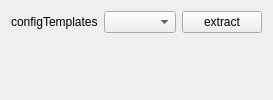
               <widget class="QWidget" name="tab_3">
                <attribute name="title">
                 <string>analysisConfig</string>
                </attribute>
                <layout class="QVBoxLayout" name="verticalLayout_6">
                 <item>
                  <layout class="QHBoxLayout" name="horizontalLayout_5">
                   <item>
                    <widget class="QLabel" name="label_24">
                     <property name="sizePolicy">
                      <sizepolicy hsizetype="Fixed" vsizetype="Fixed">
                       <horstretch>0</horstretch>
                       <verstretch>0</verstretch>
                      </sizepolicy>
                     </property>
                     <property name="text">
                      <string>configTemplates</string>
                     </property>
                    </widget>
                   </item>
                   <item>
                    <widget class="QComboBox" name="comboBox_templates"/>
                   </item>
                   <item>
                    <widget class="QPushButton" name="pushButton_extract_config">
                     <property name="sizePolicy">
                      <sizepolicy hsizetype="Fixed" vsizetype="Fixed">
                       <horstretch>0</horstretch>
                       <verstretch>0</verstretch>
                      </sizepolicy>
                     </property>
                     <property name="text">
                      <string>extract</string>
                     </property>
                    </widget>
                   </item>
                  </layout>
                 </item>
                 <item>
                  <widget class="SolverParameters" name="widget_analysis_config" native="true"/>
                 </item>
                </layout>
               </widget>
